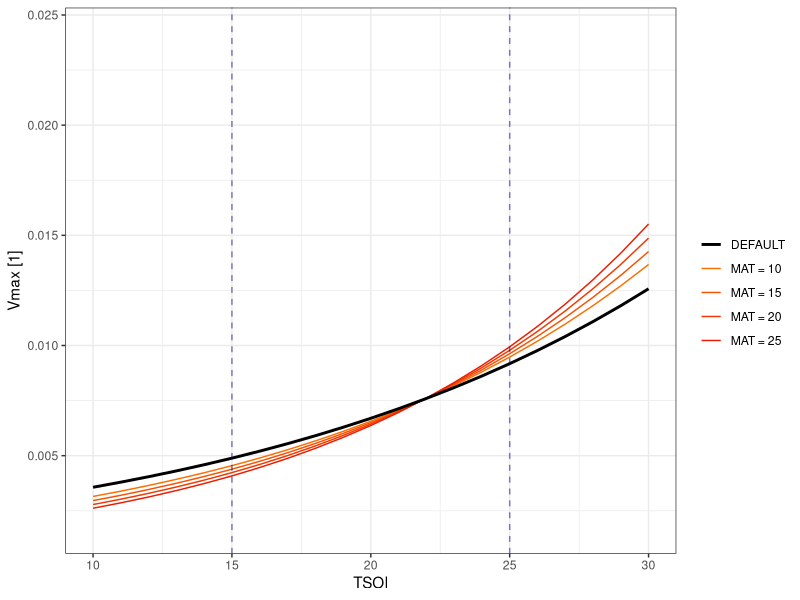

This chart was generated by the following R code:
# Plot Vmax curve
#----------------------------------------------------------------------
#----------------------------------------------------------------------

# Simulate data
#----------------------------------------------------------------------
#aV      <- rep(0.000000075, 6)
#Vslope_MOD = c(0.0171 , 0.548)
#Vint_MOD = c(-0.00429, 1.165)

aV = aV      <- rep(0.000008, 6) 
Vslope_MOD = c(1.069356e-02, 5.797809e-01)   # MSBio new
Vint_MOD = c( -3.169280e-04, 1.050568)        # MSBio new

df <- NULL
groups = c("DEFAULT", "MAT = 10", "MAT = 15", "MAT = 20", "MAT = 25")
MATs = c(0, 10, 15, 20, 25)

for(j in 1:5) {
  for(i in 5:35) {
    
    TSOI = i
    MAT = MATs[j]
    
    Vslope  <- rep(0.063, 6)
    Vint    <- rep(5.47, 6)
    
    if(MAT != 0) {
      #Vslope =Vslope * (Vslope_MOD[1]*MAT + Vslope_MOD[2])
      #Vint = Vint * (Vint_MOD[1]*MAT + Vint_MOD[2])
      
      #DEBUG
      Vslope =Vslope + (MAT*0.00104) #  0.0024 vs 0.003
      Vint = Vint - (MAT*0.0228) #(Vint_MOD[1]*MAT + Vint_MOD[2])
    }
    
    
    Vmax     <- exp(TSOI * Vslope + Vint) * aV 
    
    output <- data.frame(group = groups[j],
                         iter = i, 
                         TSOI = TSOI, 
                         MAT = MAT, 
                         Vslope = Vslope, 
                         Vint = Vint, 
                         Vmax = Vmax)
    
    df <- rbind(df, output)
  }
}

# Plot
#---------------------------------------------------------------------

library(dplyr)
library(ggplot2)

cols <- c("DEFAULT" = "black", 
          "MAT = 10" = "#FA6F01", 
          "MAT = 15" = "#F55301", 
          "MAT = 20" = "#F03801", 
          "MAT = 25" = "#EB1C01")

ggplot(df %>% filter(group != "DEFAULT"), aes(x=TSOI, y=Vmax, color=group)) + geom_line() +
  theme_bw() +
  scale_colour_manual(values = cols) +
  geom_line(data = df %>% filter(group == "DEFAULT"), aes(x=TSOI, y=Vmax), size=1) +
  labs(color="") +
  ylab("Vmax [1]") +
  xlim(10,30) +
  #ylim(0,0.02) +
  geom_vline(xintercept=c(15,25), alpha = 0.5, linetype="dashed", color="dark blue")


# Get MAT proportional change to Vmax 
#-------------------------------------------

cold <- df %>% filter(TSOI == 15) %>% unique()
warm <- df %>% filter(TSOI == 25) %>% unique()

cold[2,7]/cold[5,7] # Looking for 1.1158
warm[2,7]/warm[5,7] # Looking for 0.95
